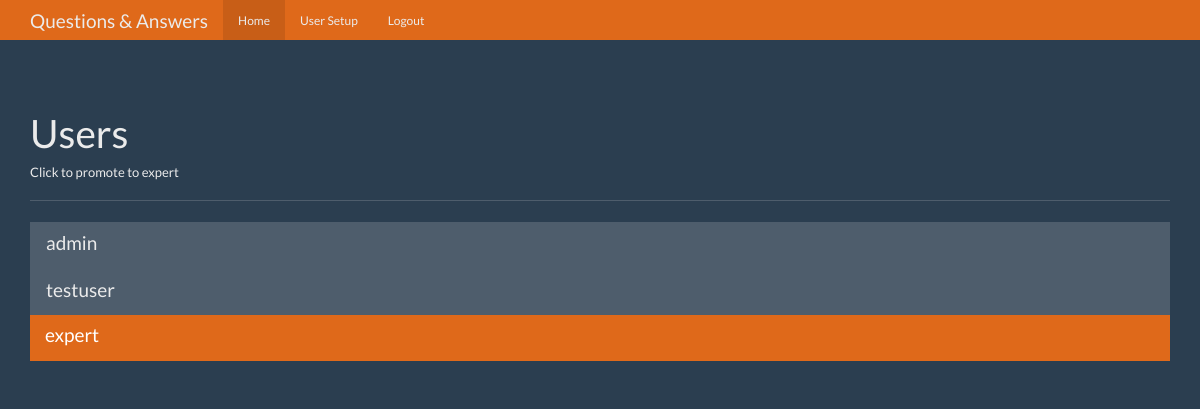
The page /users (signed in) on the database as committed earlier.
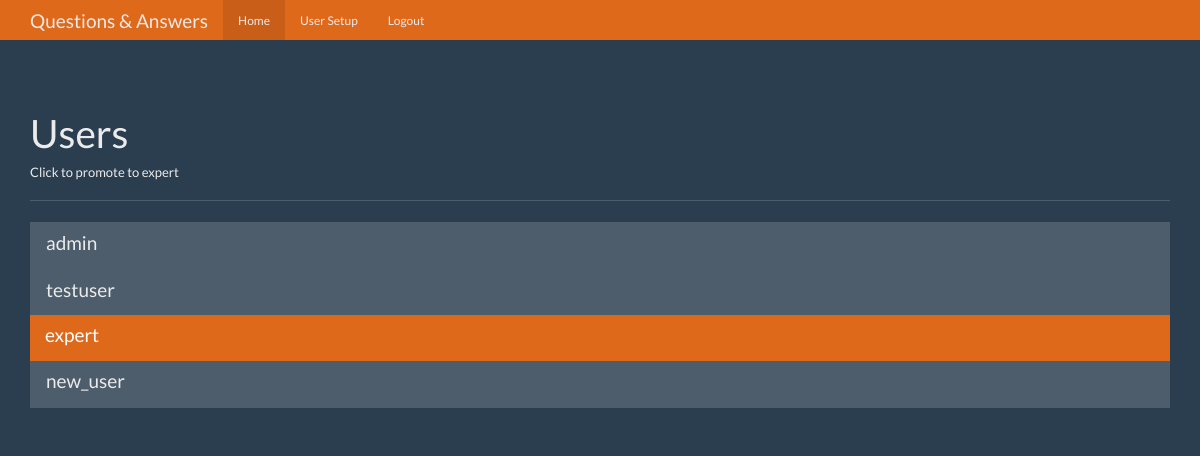
The same page on the database as committed later.
### tables this page shows
CREATE TABLE users (
    id integer primary key autoincrement,
    name text not null,
    password text not null,
    expert boolean not null,
    admin boolean not null
);

### app.py (the view)
@app.route('/users')
def users():
    user = get_current_user()
    if not user:
        return redirect(url_for('login'))
    if user['admin'] == 0:
        return redirect(url_for('index'))
    db = get_db()
    users_cur = db.execute('select id, name, expert, admin from users')
    users_results = users_cur.fetchall()
    return render_template('users.html', user=user, users=users_results)

### app.py (called while the page is built)
def get_current_user():
    user_result = None
    if 'user' in session:
        user = session['user']
        db = get_db()
        user_cur = db.execute('select id, name, password, expert, admin from users where name = ?', [user])
        user_result = user_cur.fetchone()
    return user_result

### database.py (called while the page is built)
def connect_db():
    sql = sqlite3.connect('questions.db')
    sql.row_factory = sqlite3.Row
    return sql

def get_db():
    if not hasattr(g, 'sqlite_db'):
        g.sqlite_db = connect_db()
    return g.sqlite_db

### templates/users.html (shortened to what this page needs)
{% extends "base.html" %}
{% from "show_links.html" import show_links %}
{% block nav %}
    {{ show_links(user) }}
{% endblock %}
{% block body %}
    <div class="page-header">
        <h1>Users</h1>
        <h6>Click to promote to expert</h6>
    </div>
    <div class="row">
        <div class="col-lg-12">
            <div class="list-group">
                {% for user in users %}
                    <a href="{{ url_for('promote', user_id=user['id']) }}"
                       class="list-group-item {% if user['expert'] == 1 %} active {% endif %}">
                        <h4 class="list-group-item-heading">{{ user.name }}</h4>
                    </a>
                {% endfor %}
            </div>
        </div>
    </div>
    </div>
{% endblock %}

### templates/base.html (shortened to what this page needs)
<!DOCTYPE html>
<html lang="en">
<head>
    <link href="{{ url_for('static', filename='bootstrap.min.css') }}" rel="stylesheet">
    <link href="{{ url_for('static', filename='theme.css') }}" rel="stylesheet">
</head>
<body>
<nav class="navbar navbar-inverse navbar-fixed-top">
    <div class="container">
        <div class="navbar-header">
            <a class="navbar-brand" href="{{ url_for('index') }}">Questions & Answers</a>
        </div>
        <div id="navbar" class="navbar-collapse collapse">
            {% block nav %}{% endblock %}
        </div>
    </div>
</nav>
<div class="container theme-showcase" role="main">
    {% block body %}{% endblock %}
</body>
</html>

### templates/show_links.html (shortened to what this page needs)
{% macro show_links(user) %}
    <ul class="nav navbar-nav">
        <li class="active"><a href="{{ url_for('index') }}">Home</a></li>
        {% if user and user['admin'] == 1 %}
            <li><a href="{{ url_for('users') }}">User Setup</a></li>
        {% endif %}
        {% if user %}
            <li><a href="{{ url_for('logout') }}">Logout</a></li>
        {% endif %}
    </ul>
{% endmacro %}

### static/theme.css (style rules this page uses)
body { padding-top: 70px; padding-bottom: 30px; }

Rows that differ between the two databases and show on the page:
added users: name "new_user"
